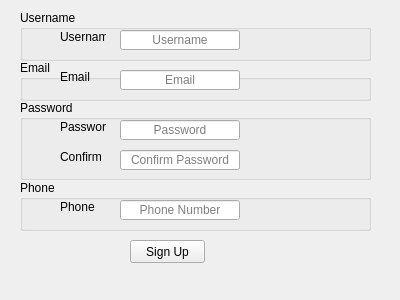
<?xml version="1.0" encoding="UTF-8"?>
<ui version="4.0">
 <class>NewAccount</class>
 <widget class="QWidget" name="NewAccount">
  <property name="geometry">
   <rect>
    <x>0</x>
    <y>0</y>
    <width>400</width>
    <height>300</height>
   </rect>
  </property>
  <property name="windowTitle">
   <string>Form</string>
  </property>
  <widget class="QPushButton" name="pushButton">
   <property name="geometry">
    <rect>
     <x>130</x>
     <y>240</y>
     <width>75</width>
     <height>23</height>
    </rect>
   </property>
   <property name="focusPolicy">
    <enum>Qt::NoFocus</enum>
   </property>
   <property name="text">
    <string>Sign Up</string>
   </property>
  </widget>
  <widget class="QGroupBox" name="groupBox">
   <property name="geometry">
    <rect>
     <x>20</x>
     <y>10</y>
     <width>351</width>
     <height>51</height>
    </rect>
   </property>
   <property name="title">
    <string>Username</string>
   </property>
   <widget class="QLineEdit" name="lineEdit">
    <property name="geometry">
     <rect>
      <x>100</x>
      <y>20</y>
      <width>120</width>
      <height>20</height>
     </rect>
    </property>
    <property name="alignment">
     <set>Qt::AlignCenter</set>
    </property>
    <property name="placeholderText">
     <string>Username</string>
    </property>
   </widget>
   <widget class="QLabel" name="label">
    <property name="geometry">
     <rect>
      <x>40</x>
      <y>20</y>
      <width>46</width>
      <height>13</height>
     </rect>
    </property>
    <property name="text">
     <string>Username</string>
    </property>
   </widget>
  </widget>
  <widget class="QGroupBox" name="groupBox_2">
   <property name="geometry">
    <rect>
     <x>20</x>
     <y>60</y>
     <width>351</width>
     <height>41</height>
    </rect>
   </property>
   <property name="title">
    <string>Email</string>
   </property>
   <widget class="QLineEdit" name="lineEdit_2">
    <property name="geometry">
     <rect>
      <x>100</x>
      <y>10</y>
      <width>120</width>
      <height>20</height>
     </rect>
    </property>
    <property name="alignment">
     <set>Qt::AlignCenter</set>
    </property>
    <property name="placeholderText">
     <string>Email</string>
    </property>
   </widget>
   <widget class="QLabel" name="label_2">
    <property name="geometry">
     <rect>
      <x>40</x>
      <y>10</y>
      <width>46</width>
      <height>13</height>
     </rect>
    </property>
    <property name="text">
     <string>Email</string>
    </property>
   </widget>
  </widget>
  <widget class="QGroupBox" name="groupBox_3">
   <property name="geometry">
    <rect>
     <x>20</x>
     <y>100</y>
     <width>351</width>
     <height>80</height>
    </rect>
   </property>
   <property name="title">
    <string>Password</string>
   </property>
   <widget class="QLineEdit" name="lineEdit_3">
    <property name="geometry">
     <rect>
      <x>100</x>
      <y>20</y>
      <width>120</width>
      <height>20</height>
     </rect>
    </property>
    <property name="alignment">
     <set>Qt::AlignCenter</set>
    </property>
    <property name="placeholderText">
     <string>Password</string>
    </property>
   </widget>
   <widget class="QLineEdit" name="lineEdit_4">
    <property name="geometry">
     <rect>
      <x>100</x>
      <y>50</y>
      <width>120</width>
      <height>20</height>
     </rect>
    </property>
    <property name="alignment">
     <set>Qt::AlignCenter</set>
    </property>
    <property name="placeholderText">
     <string>Confirm Password</string>
    </property>
   </widget>
   <widget class="QLabel" name="label_3">
    <property name="geometry">
     <rect>
      <x>40</x>
      <y>20</y>
      <width>46</width>
      <height>13</height>
     </rect>
    </property>
    <property name="text">
     <string>Password</string>
    </property>
   </widget>
   <widget class="QLabel" name="label_4">
    <property name="geometry">
     <rect>
      <x>40</x>
      <y>50</y>
      <width>46</width>
      <height>13</height>
     </rect>
    </property>
    <property name="text">
     <string>Confirm</string>
    </property>
   </widget>
  </widget>
  <widget class="QGroupBox" name="groupBox_4">
   <property name="geometry">
    <rect>
     <x>20</x>
     <y>180</y>
     <width>351</width>
     <height>51</height>
    </rect>
   </property>
   <property name="title">
    <string>Phone</string>
   </property>
   <widget class="QLineEdit" name="lineEdit_5">
    <property name="geometry">
     <rect>
      <x>100</x>
      <y>20</y>
      <width>120</width>
      <height>20</height>
     </rect>
    </property>
    <property name="alignment">
     <set>Qt::AlignCenter</set>
    </property>
    <property name="placeholderText">
     <string>Phone Number</string>
    </property>
   </widget>
   <widget class="QLabel" name="label_5">
    <property name="geometry">
     <rect>
      <x>40</x>
      <y>20</y>
      <width>46</width>
      <height>13</height>
     </rect>
    </property>
    <property name="text">
     <string>Phone</string>
    </property>
   </widget>
  </widget>
 </widget>
 <resources/>
 <connections/>
</ui>
